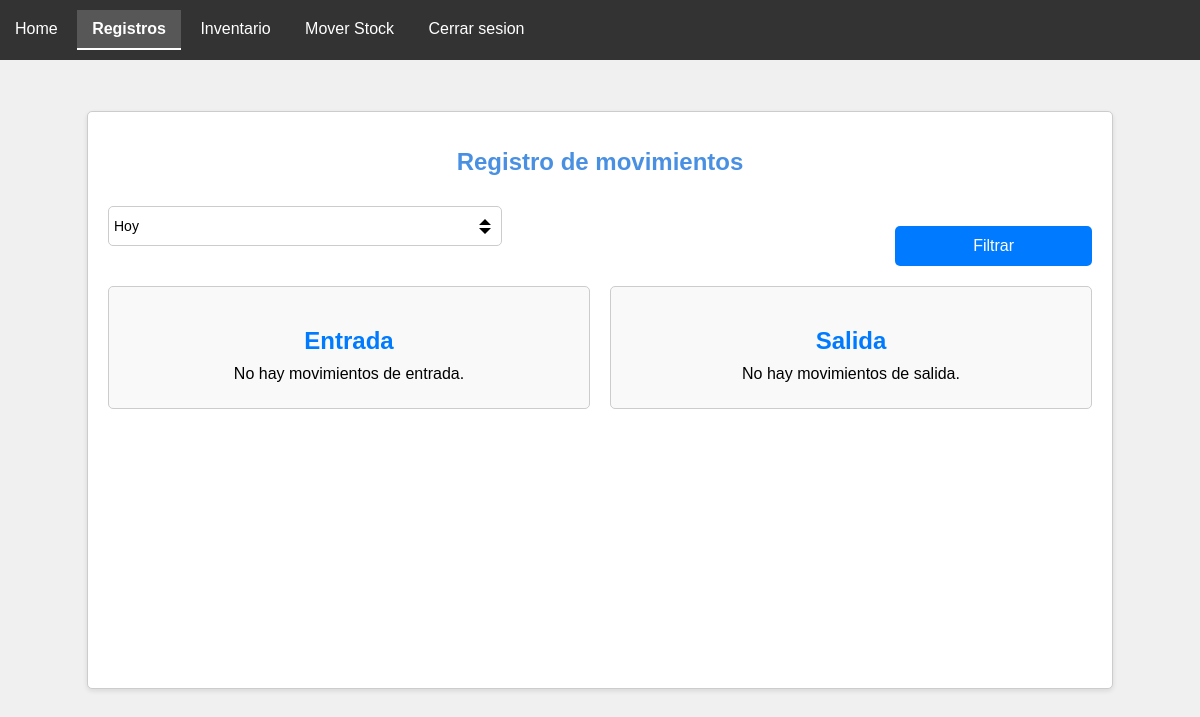
/records (signed in), run on an earlier commit of the app's database.
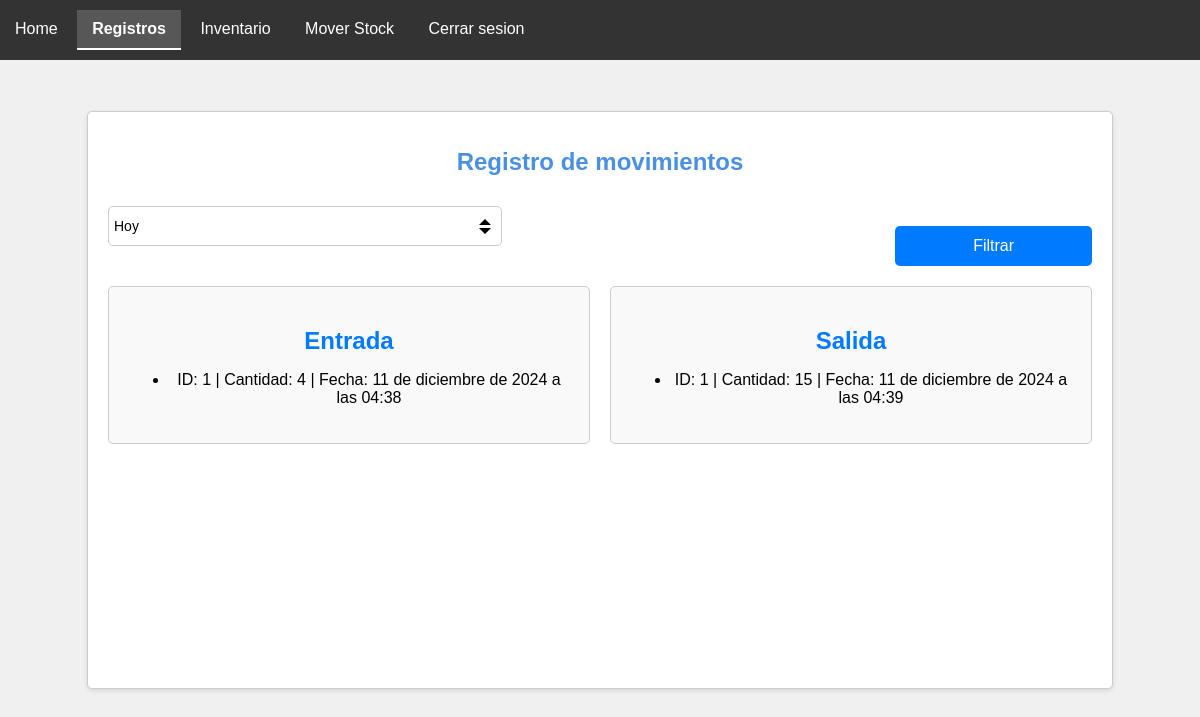
And on a later commit of the database.
### crud/models.py (models this page shows, shortened)
class addMovements(models.Model):
    addmov_id=models.AutoField(primary_key=True)
    addmov_date=models.DateTimeField(auto_now_add=True)
    addmov_prodQuantity=models.PositiveIntegerField()
    product=models.ForeignKey(product, on_delete=models.CASCADE, verbose_name=("product"), default=1)
    incharge=models.ForeignKey(Profile, on_delete=models.CASCADE, verbose_name=("profile"), default=1)

class removeMovements(models.Model):
    removemov_id=models.AutoField(primary_key=True)
    removemov_date=models.DateTimeField(auto_now_add=True)
    removemov_prodQuantity=models.PositiveIntegerField()
    product=models.ForeignKey(product, on_delete=models.CASCADE, verbose_name=("product"), default=1)
    incharge=models.ForeignKey(Profile, on_delete=models.CASCADE, verbose_name=("profile"), default=1)

### core/views.py (the view, shortened to what this page needs)
# urls.py: path('records', viewscore.records, name='records'),
def records(request):
    period=request.GET.get("periodoftime")
    if period=="day":
        today = datetime.now()
        day_start = datetime.combine(today.date(), datetime.min.time())  # 00:00:00
        day_end = datetime.combine(today.date(), datetime.max.time())    # 23:59:59
        recordsoftodayadd=addMovements.objects.filter(addmov_date__range=(day_start, day_end))
        recordsoftodayremove=removeMovements.objects.filter(removemov_date__range=(day_start, day_end))
        recordsadd=recordsoftodayadd
        recordsremove=recordsoftodayremove
        print("add",recordsadd)
        print("remove",recordsremove)
    elif period=="all":
        recordsadd=addMovements.objects.all()
        recordsremove=removeMovements.objects.all()
    else:
        today = datetime.now()
        day_start = datetime.combine(today.date(), datetime.min.time())  # 00:00:00
        day_end = datetime.combine(today.date(), datetime.max.time())    # 23:59:59
        recordsoftodayadd=addMovements.objects.filter(addmov_date__range=(day_start, day_end))
        recordsoftodayremove=removeMovements.objects.filter(removemov_date__range=(day_start, day_end))
        recordsadd=recordsoftodayadd
        recordsremove=recordsoftodayremove
        pass
    return render(request,"core/records.html",{
        "recordsadd":recordsadd,
        "recordsremove":recordsremove
    })

### core/templates/core/records.html (shortened to what this page needs)
{% extends "core/base.html" %}
{% load static %}
{% block content %}
<div class="container">
    <h1>Registro de movimientos</h1>
    <form method="get" action="{% url 'records' %}">
        <div class="actions-records">
            <select name="periodoftime" class="dropdown-records">
                <option value="day">Hoy</option>
            </select>
            <button type="submit" class="button-report-records">Filtrar</button>
        </div>
    </form>
    <div class="table-records">
        <div class="column-records">
            <h2>Entrada</h2>
            {% if recordsadd %}
                <ul>
                    {% for record in recordsadd %}
                        <li>ID: {{ record.addmov_id }} | Cantidad: {{ record.addmov_prodQuantity }} | Fecha: {{ record.addmov_date }}</li>
                    {% endfor %}
                </ul>
            {% else %}
                <p>No hay movimientos de entrada.</p>
            {% endif %}
        </div>
        <div class="column-records">
            <h2>Salida</h2>
            {% if recordsremove %}
                <ul>
                    {% for record in recordsremove %}
                        <li>ID: {{ record.removemov_id }} | Cantidad: {{ record.removemov_prodQuantity }} | Fecha: {{ record.removemov_date }}</li>
                    {% endfor %}
                </ul>
            {% else %}
                <p>No hay movimientos de salida.</p>
            {% endif %}
        </div>
    </div>
</div>
{% endblock content %}

What changed in the data, as far as the page shows it:
added addMovements: addmov_id "1", addmov_prodQuantity "4", addmov_date "11 de diciembre de 2024 a las 04:38"
added removeMovements: removemov_id "1", removemov_prodQuantity "15", removemov_date "11 de diciembre de 2024 a las 04:39"
Also different on the page:
text no longer shown: "No hay movimientos de entrada. No hay movimientos de salida."
